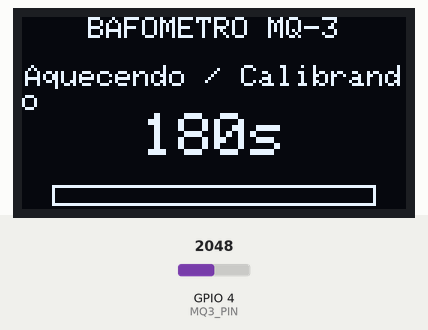
This sketch was run on a simulated ESP32-S3. On the bench: 128×64 one-colour display. The test bench sets the inputs (shaded band); at power-on: GPIO 4 (MQ3_PIN) = 2048 (analog values on the 0–4095 scale).

Above: at 0.1 s.
At 4.1 s:
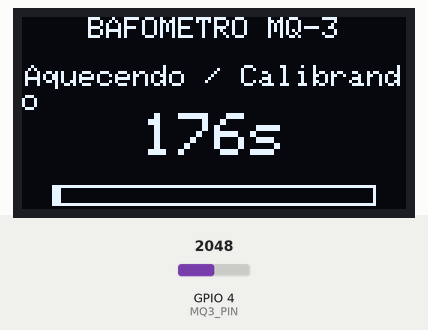
At 9.1 s:
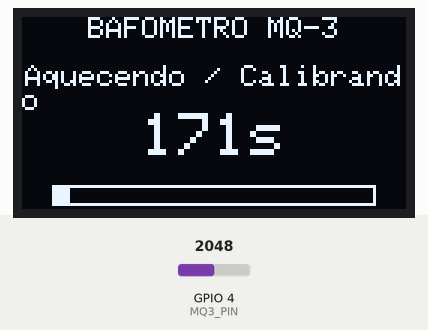
At 19.1 s:
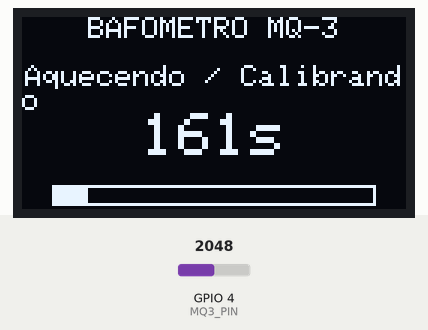
At 28.1 s:
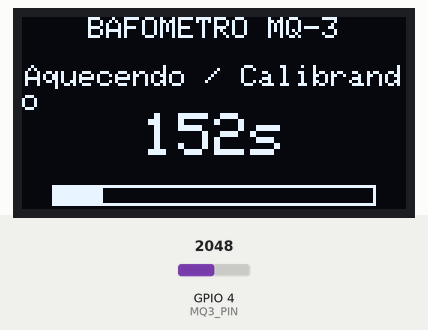
At 38.1 s:
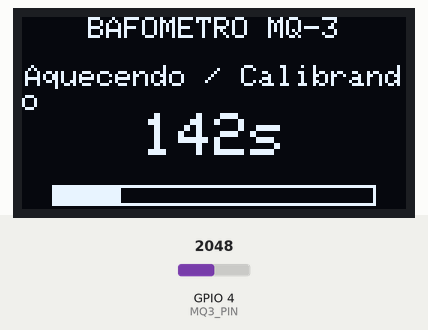

Measured:
- what the display in image 0 shows lasts 1.0 s, from 0.1 s to 1.1 s

The sketch:

bafometro.ino
```cpp
#include <Wire.h>
#include <Adafruit_GFX.h>
#include <Adafruit_SSD1306.h>

// ===================== PINAGEM (seguindo a imagem) =====================
// OLED I2C
static const int I2C_SDA = 2;   // GPIO1
static const int I2C_SCL = 3;   // GPIO2

// MQ-3 analógico (ADC)
static const int MQ3_PIN = 4;   // GPIO4 (ADC)


// ===================== DISPLAY =====================
#define SCREEN_WIDTH 128
#define SCREEN_HEIGHT 64
#define OLED_RESET    -1
Adafruit_SSD1306 display(SCREEN_WIDTH, SCREEN_HEIGHT, &Wire, OLED_RESET);

// ===================== CONFIG =====================
static const uint32_t WARMUP_SEC = 180;     // 3 minutos
static const uint16_t SAMPLE_MS  = 50;      // taxa de amostragem do ADC
static const uint16_t BASELINE_SAMPLES = 600; // ~30s se SAMPLE_MS=50

// Conversão "estimada" (ajuste no seu teste real)
// mg/L = (adc_filtrado - baseline_adc) * MG_PER_L_PER_ADC
static const float MG_PER_L_PER_ADC = 0.0025f;  // ajuste fino aqui
static const float MG_L_MAX = 2.50f;            // limite pra barra/escala

// Suavização
static const float EMA_ALPHA = 0.08f; // 0.05~0.15 (menor = mais suave)

// ===================== ESTADO =====================
enum State { ST_WARMUP, ST_RUNNING };
State st = ST_WARMUP;

uint32_t t0 = 0;
uint32_t lastSample = 0;

float adcEma = 0.0f;

uint32_t baselineCount = 0;
double baselineSum = 0;
float baselineAdc = 0;

// ===================== HELPERS =====================
static void drawCenterText(const String &s, int y) {
  int16_t x1, y1;
  uint16_t w, h;
  display.getTextBounds(s, 0, y, &x1, &y1, &w, &h);
  int x = (SCREEN_WIDTH - (int)w) / 2;
  display.setCursor(x, y);
  display.print(s);
}

static void drawProgressBar(int x, int y, int w, int h, float pct) {
  if (pct < 0) pct = 0;
  if (pct > 1) pct = 1;
  display.drawRect(x, y, w, h, SSD1306_WHITE);
  int fill = (int)((w - 2) * pct);
  display.fillRect(x + 1, y + 1, fill, h - 2, SSD1306_WHITE);
}

static void showWarmup(uint32_t elapsedSec) {
  uint32_t left = (elapsedSec >= WARMUP_SEC) ? 0 : (WARMUP_SEC - elapsedSec);

  display.clearDisplay();
  display.setTextColor(SSD1306_WHITE);

  display.setTextSize(1);
  drawCenterText("BAFOMETRO MQ-3", 0);

  display.setTextSize(1);
  drawCenterText("Aquecendo / Calibrando", 16);

  display.setTextSize(2);
  char buf[20];
  snprintf(buf, sizeof(buf), "%lus", (unsigned long)left);
  drawCenterText(String(buf), 32);

  float pct = (float)elapsedSec / (float)WARMUP_SEC;
  drawProgressBar(10, 56, 108, 7, pct);

  display.display();
}

static void showRunning(float mgL, int adcNow) {
  display.clearDisplay();
  display.setTextColor(SSD1306_WHITE);

  display.setTextSize(1);
  display.setCursor(0, 0);
  display.print("MQ-3  | Base:");
  display.print((int)baselineAdc);

  display.setCursor(0, 12);
  display.print("ADC:");
  display.print(adcNow);

  display.setTextSize(2);
  display.setCursor(0, 28);
  display.print(mgL, 2);
  display.print(" mg/L");

  // barra 0..MG_L_MAX
  float pct = mgL / MG_L_MAX;
  drawProgressBar(10, 56, 108, 7, pct);

  display.display();
}

// ===================== SETUP =====================
void setup() {
  // Serial opcional
  Serial.begin(115200);

  // I2C
  Wire.begin(I2C_SDA, I2C_SCL);

  // Display
  if (!display.begin(SSD1306_SWITCHCAPVCC, 0x3C)) {
    // se não achar 0x3C, tente 0x3D (alguns módulos são 0x3D)
    while (true) { delay(100); }
  }

  // ADC config (ESP32-S3)
  analogReadResolution(12); // 0..4095
  // Atenuacao p/ ler ate ~3.3V (aprox)
  analogSetPinAttenuation(MQ3_PIN, ADC_11db);

  // inicia EMA com uma leitura inicial
  int r0 = analogRead(MQ3_PIN);
  adcEma = (float)r0;

  t0 = millis();
  st = ST_WARMUP;

  display.clearDisplay();
  display.setTextColor(SSD1306_WHITE);
  display.setTextSize(1);
  drawCenterText("Iniciando...", 24);
  display.display();
}

// ===================== LOOP =====================
void loop() {
  uint32_t now = millis();

  // amostragem periódica
  if (now - lastSample >= SAMPLE_MS) {
    lastSample = now;

    int adcRaw = analogRead(MQ3_PIN);

    // EMA
    adcEma = (EMA_ALPHA * (float)adcRaw) + ((1.0f - EMA_ALPHA) * adcEma);

    // durante warmup: acumula baseline (últimos ~30s, por exemplo)
    if (st == ST_WARMUP) {
      // começa a coletar baseline depois de um tempinho (ex: após 30s),
      // pra evitar a subida inicial mais agressiva do aquecimento.
      uint32_t elapsedSec = (now - t0) / 1000;

      if (elapsedSec >= 30 && baselineCount < BASELINE_SAMPLES) {
        baselineSum += adcEma;
        baselineCount++;
        baselineAdc = (float)(baselineSum / (double)baselineCount);
      }

      showWarmup(elapsedSec);

      if (elapsedSec >= WARMUP_SEC) {
        // se não coletou baseline suficiente, usa o valor atual
        if (baselineCount == 0) baselineAdc = adcEma;

        st = ST_RUNNING;
      }
    } else {
      // RUN
      float delta = adcEma - baselineAdc;
      if (delta < 0) delta = 0;

      float mgL = delta * MG_PER_L_PER_ADC;
      if (mgL < 0) mgL = 0;
      if (mgL > 9.99f) mgL = 9.99f; // evita estourar visualmente

      showRunning(mgL, (int)adcEma);

      // debug opcional
      // Serial.printf("raw=%d ema=%.1f base=%.1f mg/L=%.2f\n", adcRaw, adcEma, baselineAdc, mgL);
    }
  }
}
```
